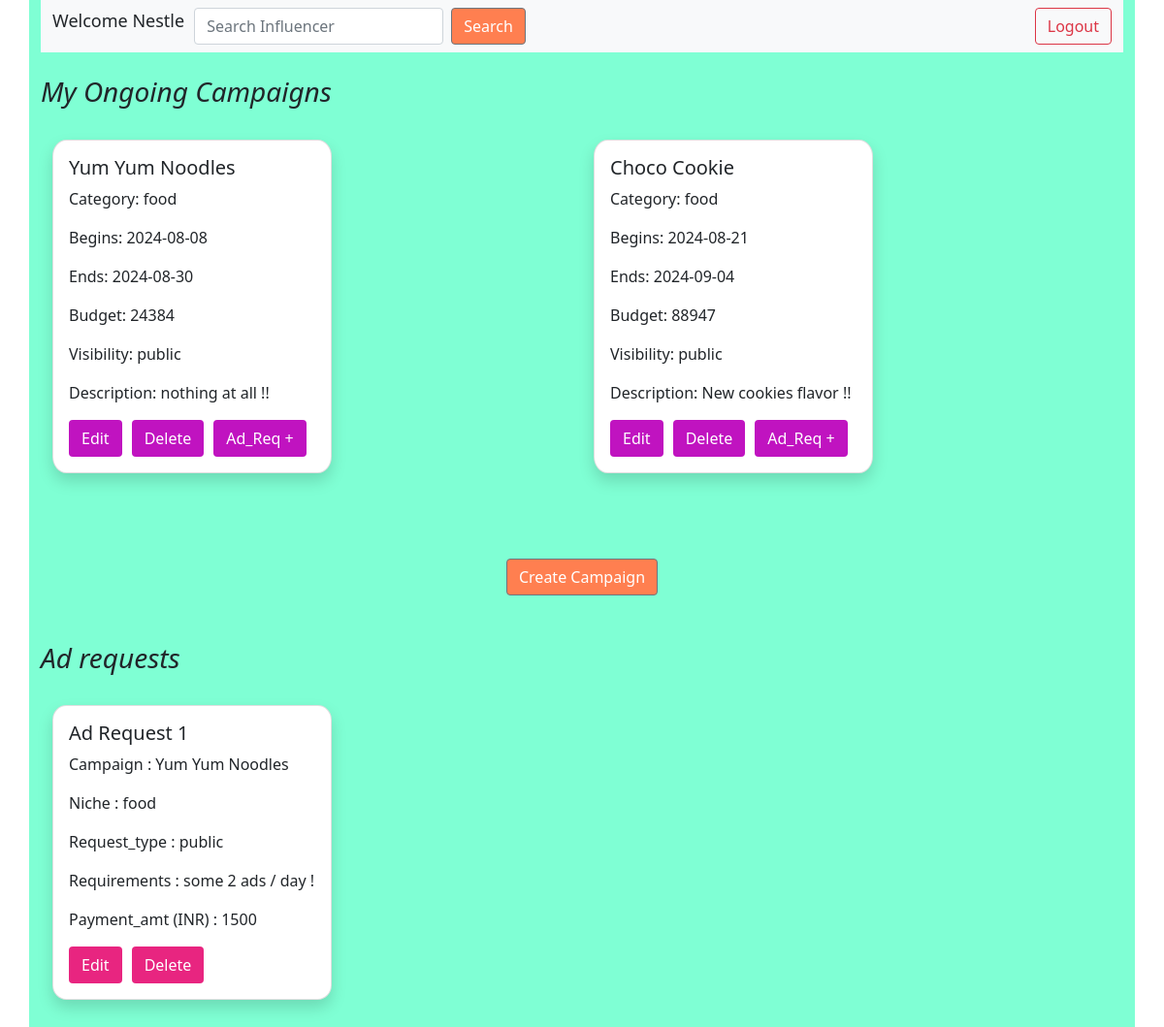
The page /sponsor/1 on the database as committed earlier.
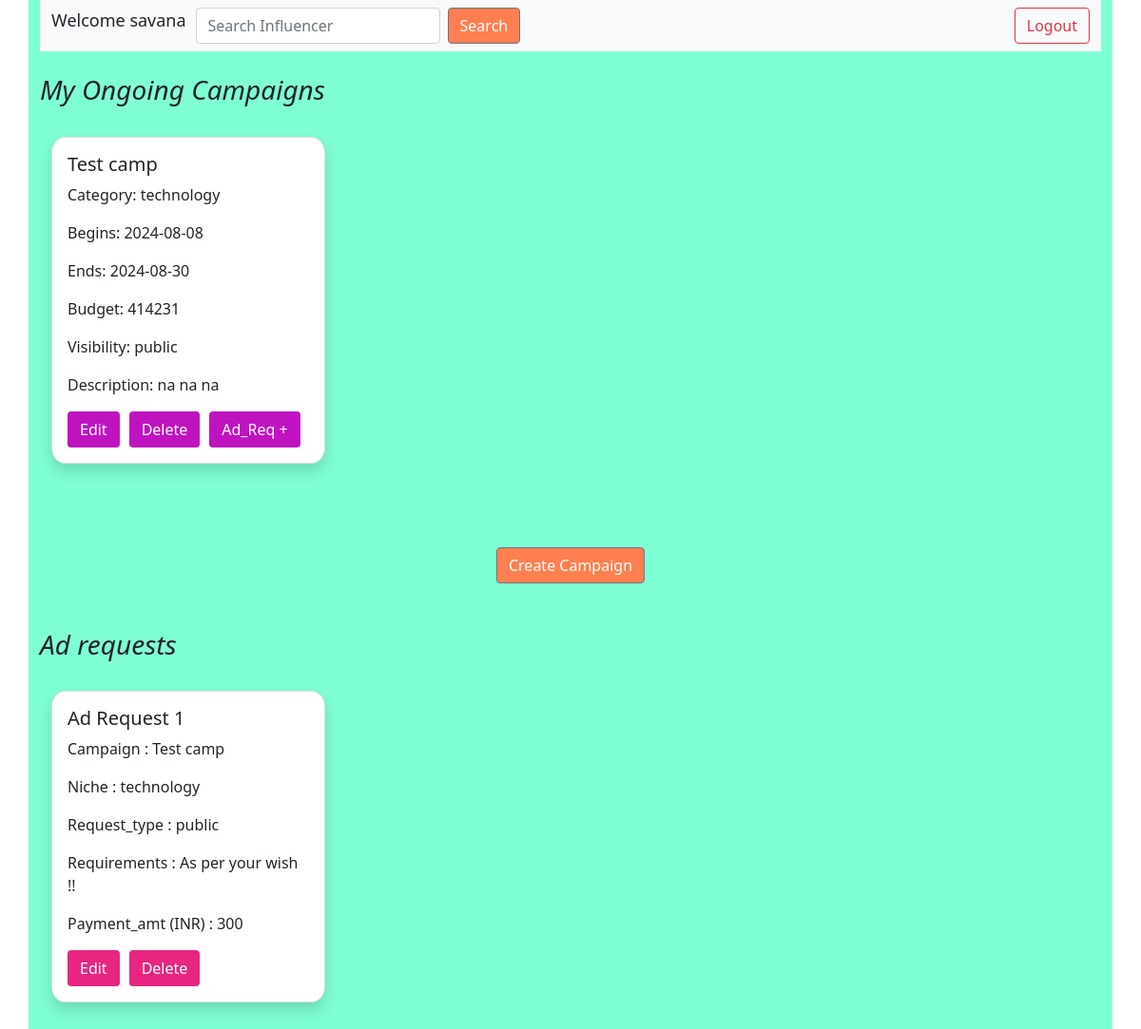
The same page on the database as committed later.
### application/models.py (models this page shows)
class Sponsor(db.Model):
    __tablename__ = 'sponsor'
    id = db.Column(db.Integer, primary_key = True)
    user_name = db.Column(db.String, nullable = False, unique = True)
    password = db.Column(db.String, nullable = False)
    full_name = db.Column(db.String, nullable = False)
    industry = db.Column(db.String, nullable = False)
    role = db.Column(db.String, nullable = False)
    is_flagged = db.Column(db.Boolean, default = False)

class Campaign(db.Model):
    __tablename__ = 'campaign'
    camp_id = db.Column(db.Integer, primary_key = True)
    camp_name = db.Column(db.String, nullable = False)
    sponsor_id = db.Column(db.Integer, db.ForeignKey('sponsor.id'))
    category = db.Column(db.String, nullable = False)
    search_category =db.Column(db.String, nullable = False) # for influencer to search relevant campaigns
    s_date = db.Column(db.String, nullable = False)
    e_date = db.Column(db.String, nullable = False)
    budget = db.Column(db.Integer, nullable = False)
    visibility = db.Column(db.String, default = 'public')
    description = db.Column(db.String)
    is_completed = db.Column(db.Boolean,  default =  False)
    is_flagged = db.Column(db.Boolean, default = False)
    sponsor = db.relationship('Sponsor', backref='campaign') #pseudo col

class AdRequest(db.Model):
    __tablename__ = 'ad_request'
    request_id = db.Column(db.Integer, primary_key = True)
    campaign_id = db.Column(db.Integer, db.ForeignKey('campaign.camp_id'), nullable=False)
    sponsor_id = db.Column(db.Integer, db.ForeignKey('sponsor.id'), nullable=False)
    niche = db.Column(db.String, nullable = False)
    requirements = db.Column(db.String, nullable = False)
    payment_amt = db.Column(db.String, default = 1000)
    status = db.Column(db.String, default = "pending")
    end_date = db.Column(db.String, nullable = False)
    request_type = db.Column(db.String, nullable = False)
    is_accepted = db.Column(db.Boolean,  default =  False)
    campaign = db.relationship('Campaign', backref='ad_requests')
    sponsor = db.relationship('Sponsor', backref='ad_requests')  # pseudo

### application/controllers.py (the view)
@app.route('/sponsor/<int:sponsor_id>', methods=['GET', 'POST'])
def sponsor_dash(sponsor_id):
    sponsor = Sponsor.query.get(sponsor_id)
    if sponsor:
        campaigns = sponsor.campaign
        ads = AdRequest.query.filter_by(sponsor_id = sponsor_id).all()
        for ad in ads:
            ad.campaign_name = Campaign.query.get(ad.campaign_id).camp_name
    else:
        campaigns = []
        ads = []
    return render_template("sponsor_dash.html", s_name = sponsor, campaigns = campaigns, ads = ads )

### templates/sponsor_dash.html (shortened to what the changed rows need)
<!DOCTYPE html>
<html lang="en">
<head>
    <link rel="stylesheet" href="../static/dashboard.css">
    <link href="https://cdn.jsdelivr.net/npm/bootstrap@5.0.2/dist/css/bootstrap.min.css" rel="stylesheet"
>
</head>
<body>
    <div class="container" style="background-color: aquamarine;">
                <nav class="navbar navbar-expand-lg navbar-light bg-light">
                    <div class="container-fluid">
                        <div class="collapse navbar-collapse" id="navbarSupportedContent">
                            <ul class="navbar-nav me-auto mb-2 mb-lg-0">
                                <span style="margin-right: 10px; font-size: large;">Welcome {{s_name.user_name}} </span>
                                <form class="d-flex" style="margin-right: 10px;" action='/inf_search'>
                                    <input class="form-control me-2" type="search" placeholder="Search Influencer"
                                        aria-label="Search" name="srch_word">
                                    <button class="btn btn-secondary" type="submit"
                                        style="background-color: coral;">Search</button>
                                </form>
                            </ul>
                        </div>
                    </div>
                </nav><br>
                <br>
                <div class="container">
                    <div class="row">
                        {% if campaigns %}
                        {% for campaign in campaigns %}
                        <div class="col" style="margin-bottom: 40px;">
                            <div class="card shadow" style="width: 18rem; border-radius: 5%;">
                                <div class="card-body">
                                    <h5 class="card-title">{{campaign.camp_name }}</h5>
                                    <p class="card-text">Category: {{ campaign.category }}</p>
                                    <p class="card-text">Begins: {{campaign.s_date}}</p>
                                    <p class="card-text">Ends: {{campaign.e_date}}</p>
                                    <p class="card-text">Budget: {{campaign.budget}}</p>
                                    <p class="card-text">Visibility: {{campaign.visibility}}</p>
                                    <p class="card-text">Description: {{campaign.description}}</p>
                                    <div id="button-container">
                                        <button type="button" class="btn btn"
                                            style="background-color: rgb(192, 19, 192); margin-right: 10px; color:white"
                                            onclick="location.href='/sponsor/edit/{{ s_name.id }}/campaign/{{ campaign.camp_id }}'">Edit</button>
                                        <form action="/sponsor/{{ s_name.id }}/campaign/{{campaign.camp_id}}"
                                            method="POST"
                                            onsubmit="return confirm('Are you sure you want to delete this campaign?');">
                                            <button type="submit" class="btn btn"
                                                style="background-color: rgb(192, 19, 192); margin-right: 10px; color: white;">Delete</button>
                                        </form>
                                        <button type="button" class="btn btn"
                                            style="background-color: rgb(192, 19, 192); color: white;"
                                            onclick="location.href='/sponsorad/{{ s_name.id }}/campaign/{{campaign.camp_id}}'">Ad_Req
                                            + </button>
                                    </div>
                                </div>
                            </div>
                        </div>
                        {% endfor %}
                        {% else %}
                        <p>No campaigns available.</p>
                        {% endif %}
                    </div>
                </div><br><br>
                <br><br>
                <br>
                <div class="container">
                    <div class="row">
                        {% if ads %}
                        {% for ad in ads %}
                        <div class="col" style="margin-bottom: 40px;">
                            <div class="card shadow" style="width: 18rem; border-radius: 5%;">
                                <div class="card-body">
                                    <h5 class="card-title">Ad Request {{ad.request_id }}</h5>
                                    <p class="card-text">Campaign : {{ ad.campaign_name }}</p>
                                    <p class="card-text">Niche : {{ad.niche}}</p>
                                    <p class="card-text">Request_type : {{ad.request_type}}</p>
                                    <p class="card-text">Requirements : {{ad.requirements}}</p>
                                    <p class="card-text">Payment_amt (INR) : {{ad.payment_amt}}</p>
                                    <div id="button-container">
                                        <button type="button" class="btn btn"
                                            style="background-color: rgb(232, 37, 128); margin-right: 10px; color:white"
                                            onclick="location.href= '/sponsor/{{s_name.id}}/edit/ad_request/{{ad.request_id}}'">Edit</button>
                                        <form action='/sponsor/{{s_name.id}}/delete/ad_request/{{ad.request_id}}'
                                            method="POST"
                                            onsubmit="return confirm('Are you sure you want to delete this campaign?');">
                                            <button type="submit" class="btn btn"
                                                style="background-color: rgb(232, 37, 128); margin-right: 10px; color: white;">Delete</button>
                                        </form>
                                    </div>
                                </div>
                            </div>
                        </div>
                        {% endfor %}
                        {% else %}
                        <p>No ad requests currently.</p>
                        {% endif %}
                    </div>
                </div><br><br>
    </div>
</body>
</html>

Rows that differ between the two databases and show on the page:
removed Campaign: camp_name "Choco Cookie", category "food", s_date "2024-08-21", e_date "2024-09-04", budget "88947", visibility "public", description "New cookies flavor !!"
changed Sponsor: user_name "Nestle" → "savana"
changed Campaign "public": camp_name "Yum Yum Noodles" → "Test camp"; category "food" → "technology"; budget "24384" → "414231"; description "nothing at all !!" → "na na na"
changed AdRequest "public": campaign_name "Yum Yum Noodles" → "Test camp"; niche "food" → "technology"; requirements "some 2 ads / day !" → "As per your wish !!"; payment_amt "1500" → "300"
